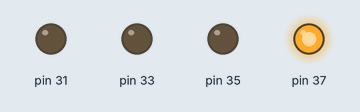
Simulated run of this sketch. Board: Arduino Mega 2560, built with avr-gcc and run on an emulated ATmega2560. Shown: output pins drawn as LEDs (lit = HIGH).

Above: at 0.1 s.
Timing chart, 0 to 1.6 s (numbered marks = the images above):
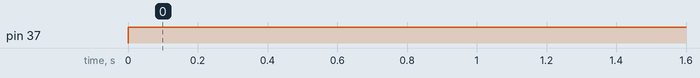

The sketch:

motor_eje_y_prueba.ino
```cpp
int adelante= 31;
int atras = 33;
int a=35;
int b=37;


void setup() {
 pinMode (31,OUTPUT);
 pinMode (33,OUTPUT);
 pinMode (35,OUTPUT);
 pinMode (37,OUTPUT);
 digitalWrite (35,LOW);
digitalWrite (37,LOW);
}

void loop() {
digitalWrite (37,HIGH);
digitalWrite (35,LOW);
delay (23000);
digitalWrite (31,LOW);
digitalWrite (33,LOW);
delay (30000000);
}
```

Measured:
- by itself, pin 37: LOW → HIGH at 0.00 s
